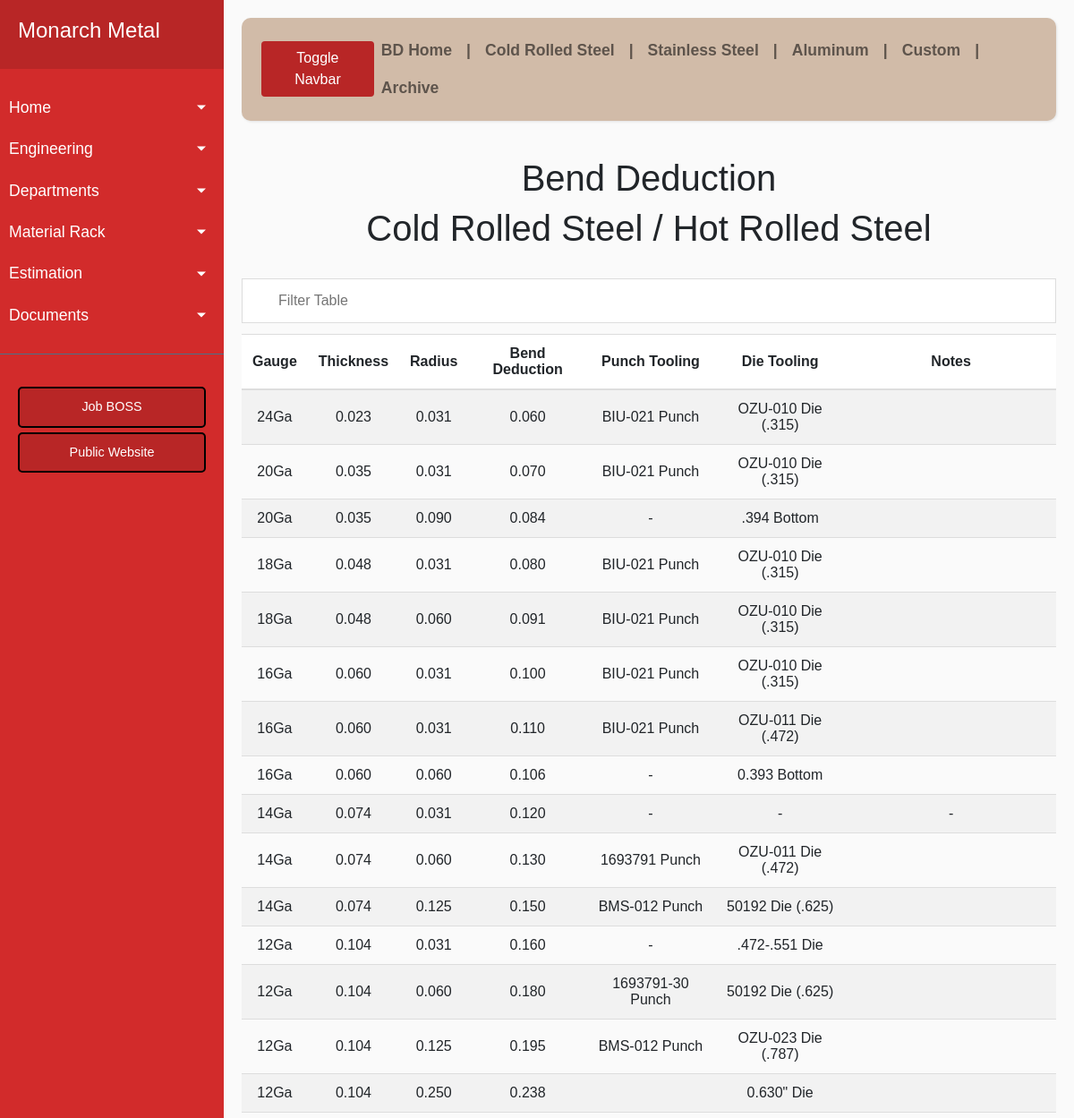
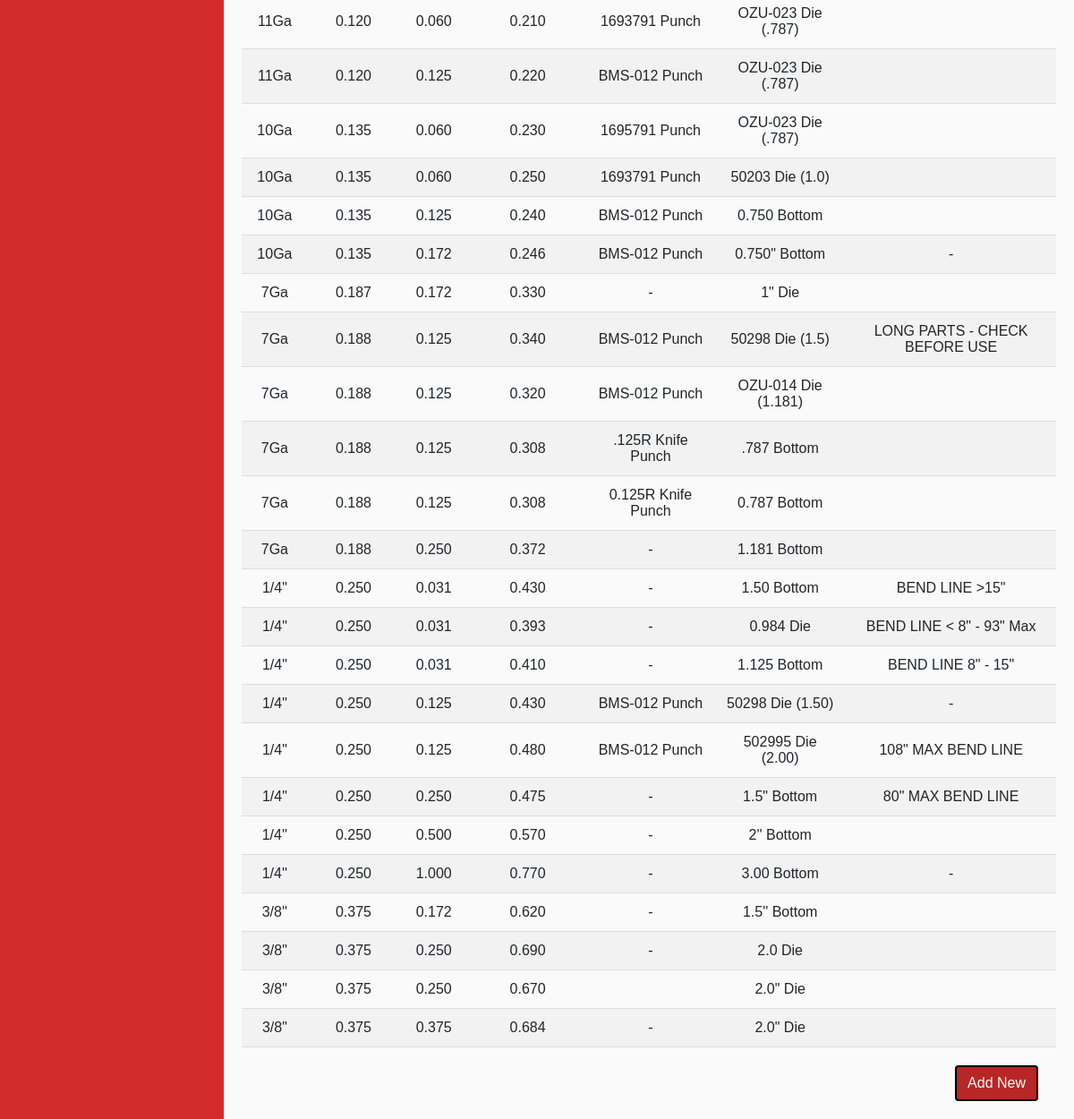
The page /bdcrs on the database its author committed (2 pictures, top to bottom).
### app/models.py (models this page shows, shortened)
class Bendd(Base):
    __tablename__ = 'bendd'
    id = Column(Integer, primary_key=True)
    matl = Column(String(10))
    desc = Column(String(25))
    gauge = Column(String(10))
    thick = Column(String(50))
    rad = Column(String(50))
    bd = Column(String(50))
    pt = Column(String(120))
    dt = Column(String(120))
    notes = Column(String(120))

### app/routes.py (the view)
@app.route('/bdcrs')
def bdcrs():
    bds = Bendd.query.order_by('thick', 'rad').all()
    return render_template('bdcrs.html', bds=bds)

### app/routes.py (called while the page is built)
@app.teardown_appcontext
def shutdown_session(exception=None):
    db_session.remove()

### app/templates/bdcrs.html (shortened to what this page needs)
{% extends 'bdbase.html' %}
{% block content %}
    <h1 align='center'>Bend Deduction</h1>
    <h1 align='center'>Cold Rolled Steel / Hot Rolled Steel</h1>
    <br>
    <body>
        <input type="text" id="myInput" onkeyup="filterTable()" placeholder="Filter Table">
            <table id="myTable">
                <tr class="header">
                    <th scope="col">Gauge</th>
                    <th scope="col">Thickness</th>
                    <th scope="col">Radius</th>
                    <th scope="col">Bend Deduction</th>
                    <th scope="col">Punch Tooling</th>
                    <th scope="col">Die Tooling</th>
                    <th scope="col">Notes</th>
                </tr>
            {% for bd in bds %}
                {% if bd.desc == 'CRS' %}
                    <tr id={{ bd.id }}>
                        <td align='center'><a href="/edit_bd/{{ bd.id }}"> {{ bd.gauge }} </a></td>
                        <td align='center'> {{ bd.thick }} </td>
                        <td align='center'> {{ bd.rad }} </td>
                        <td align='center'> {{ bd.bd }} </td>
                        <td align='center'> {{ bd.pt }} </td>
                        <td align='center'> {{ bd.dt }} </td>
                        <td align='center'> {{ bd.notes }} </td>
                    </tr>
                {% endif %}
            {% endfor %}
            </table>
            <a href="backend_bd">
                <button class="btn btn-block btn-primary todoBtn">Add New</button>
            </a>
    </body>
{% endblock %}

### app/static/style.css (style rules this page uses)
* { font-family: 'Poppins', sans-serif; }
#myInput { background-image: url('https://www.w3schools.com/css/searchicon.png'); background-position: 10px 12px; background-repeat: no-repeat; width: 100%; font-size: 16px; padding: 12px 20px 12px 40px; border: 1px solid #ddd; margin-bottom: 12px; }
#myTable { border-collapse: collapse; width: 100%; font-size: 16px; }
#myTable th, #myTable td { text-align: center; padding: 12px; }
#myTable th { background: #ffffff; border-top: 1px solid #ddd; border-bottom: 2px solid #ddd; }
#myTable tr { border-bottom: 1px solid #ddd; }
#myTable tr:nth-child(even) { background-color: #f2f2f2; }
#myTable tr.header, #myTable tr:hover { background-color: #ddd; }
th { text-align: center; }
body { font-family: 'Poppins', sans-serif; background: #fafafa; }
.formBtn, .todoBtn { background-color: #B82626; border: 2px solid black; }
.todoBtn { float: right; margin-right: 20px; margin-top: 20px; }

### rows shown on the page
Bendd: gauge "24Ga", thick "0.023", rad "0.031", bd "0.060", pt "BIU-021 Punch", dt "OZU-010 Die (.315)"
Bendd: gauge "20Ga", thick "0.035", rad "0.031", bd "0.070", pt "BIU-021 Punch", dt "OZU-010 Die (.315)"
Bendd: gauge "20Ga", thick "0.035", rad "0.090", bd "0.084", pt "-", dt ".394 Bottom"
Bendd: gauge "18Ga", thick "0.048", rad "0.031", bd "0.080", pt "BIU-021 Punch", dt "OZU-010 Die (.315)"
Bendd: gauge "18Ga", thick "0.048", rad "0.060", bd "0.091", pt "BIU-021 Punch", dt "OZU-010 Die (.315)"
Bendd: gauge "16Ga", thick "0.060", rad "0.031", bd "0.100", pt "BIU-021 Punch", dt "OZU-010 Die (.315)"
Bendd: gauge "16Ga", thick "0.060", rad "0.031", bd "0.110", pt "BIU-021 Punch", dt "OZU-011 Die (.472)"
Bendd: gauge "16Ga", thick "0.060", rad "0.060", bd "0.106", pt "-", dt "0.393 Bottom"
Bendd: gauge "14Ga", thick "0.074", rad "0.031", bd "0.120", pt "-", dt "-", notes "-"
Bendd: gauge "14Ga", thick "0.074", rad "0.060", bd "0.130", pt "1693791 Punch", dt "OZU-011 Die (.472)"
Bendd: gauge "14Ga", thick "0.074", rad "0.125", bd "0.150", pt "BMS-012 Punch", dt "50192 Die (.625)"
Bendd: gauge "12Ga", thick "0.104", rad "0.031", bd "0.160", pt "-", dt ".472-.551 Die"
Bendd: gauge "12Ga", thick "0.104", rad "0.060", bd "0.180", pt "1693791-30 Punch", dt "50192 Die (.625)"
Bendd: gauge "12Ga", thick "0.104", rad "0.125", bd "0.195", pt "BMS-012 Punch", dt "OZU-023 Die (.787)"
Bendd: gauge "12Ga", thick "0.104", rad "0.250", bd "0.238", dt "0.630\" Die"
Bendd: gauge "11Ga", thick "0.120", rad "0.060", bd "0.210", pt "1693791 Punch", dt "OZU-023 Die (.787)"
Bendd: gauge "11Ga", thick "0.120", rad "0.125", bd "0.220", pt "BMS-012 Punch", dt "OZU-023 Die (.787)"
Bendd: gauge "10Ga", thick "0.135", rad "0.060", bd "0.230", pt "1695791 Punch", dt "OZU-023 Die (.787)"
Bendd: gauge "10Ga", thick "0.135", rad "0.060", bd "0.250", pt "1693791 Punch", dt "50203 Die (1.0)"
Bendd: gauge "10Ga", thick "0.135", rad "0.125", bd "0.240", pt "BMS-012 Punch", dt "0.750 Bottom"
Bendd: gauge "10Ga", thick "0.135", rad "0.172", bd "0.246", pt "BMS-012 Punch", dt "0.750\" Bottom", notes "-"
Bendd: gauge "7Ga", thick "0.187", rad "0.172", bd "0.330", pt "-", dt "1\" Die"
Bendd: gauge "7Ga", thick "0.188", rad "0.125", bd "0.340", pt "BMS-012 Punch", dt "50298 Die (1.5)", notes "LONG PARTS - CHECK BEFORE USE"
Bendd: gauge "7Ga", thick "0.188", rad "0.125", bd "0.320", pt "BMS-012 Punch", dt "OZU-014 Die (1.181)"
Bendd: gauge "7Ga", thick "0.188", rad "0.125", bd "0.308", pt ".125R Knife Punch", dt ".787 Bottom"
Bendd: gauge "7Ga", thick "0.188", rad "0.125", bd "0.308", pt "0.125R Knife Punch", dt "0.787 Bottom"
Bendd: gauge "7Ga", thick "0.188", rad "0.250", bd "0.372", pt "-", dt "1.181 Bottom"
Bendd: gauge "1/4\"", thick "0.250", rad "0.031", bd "0.430", pt "-", dt "1.50 Bottom", notes "BEND LINE >15\""
Bendd: gauge "1/4\"", thick "0.250", rad "0.031", bd "0.393", pt "-", dt "0.984 Die", notes "BEND LINE < 8\" - 93\" Max"
Bendd: gauge "1/4\"", thick "0.250", rad "0.031", bd "0.410", pt "-", dt "1.125 Bottom", notes "BEND LINE 8\" - 15\""
Bendd: gauge "1/4\"", thick "0.250", rad "0.125", bd "0.430", pt "BMS-012 Punch", dt "50298 Die (1.50)", notes "-"
Bendd: gauge "1/4\"", thick "0.250", rad "0.125", bd "0.480", pt "BMS-012 Punch", dt "502995 Die (2.00)", notes "108\" MAX BEND LINE"
Bendd: gauge "1/4\"", thick "0.250", rad "0.250", bd "0.475", pt "-", dt "1.5\" Bottom", notes "80\" MAX BEND LINE"
Bendd: gauge "1/4''", thick "0.250", rad "0.500", bd "0.570", pt "-", dt "2'' Bottom"
Bendd: gauge "1/4''", thick "0.250", rad "1.000", bd "0.770", pt "-", dt "3.00 Bottom", notes "-"
Bendd: gauge "3/8''", thick "0.375", rad "0.172", bd "0.620", pt "-", dt "1.5'' Bottom"
Bendd: gauge "3/8\"", thick "0.375", rad "0.250", bd "0.690", pt "-", dt "2.0 Die"
Bendd: gauge "3/8\"", thick "0.375", rad "0.250", bd "0.670", dt "2.0\" Die"
Bendd: gauge "3/8\"", thick "0.375", rad "0.375", bd "0.684", pt "-", dt "2.0\" Die"
